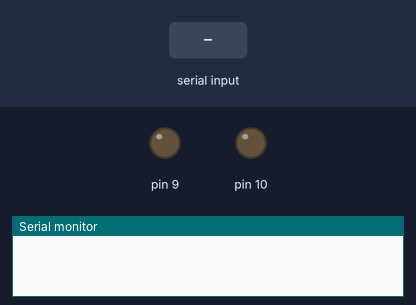
This sketch was run on a simulated Arduino Uno, built with avr-gcc and run on an emulated ATmega328P. Parts: output pins drawn as LEDs (lit = HIGH), the last lines printed to the serial monitor. Inputs (shaded band) come from the test bench.

Above: at 1.2 s.
1.3 s: "90,45\n" received over Serial
At 2.3 s:
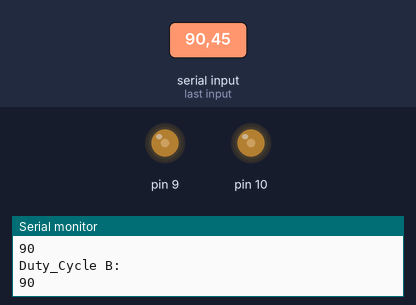
2.8 s: "30,150\n" received over Serial
At 3.5 s:
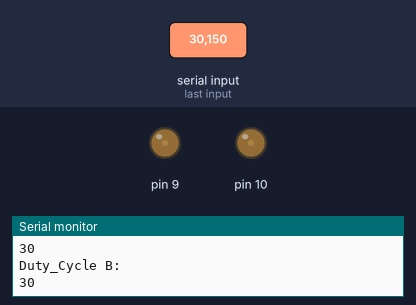
4.3 s: "200\n" received over Serial
At 5.5 s:
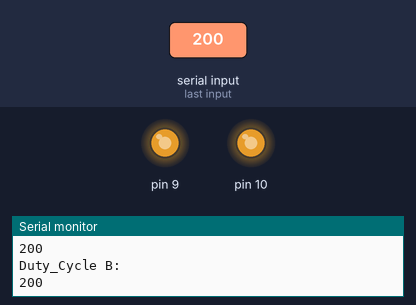
5.8 s: "90\n" received over Serial
At 6.7 s:
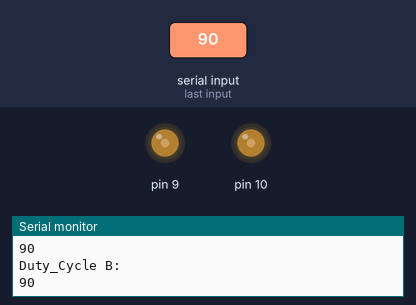
Timing chart, 0 to 8.3 s (numbered marks = the images above; inputs shaded):
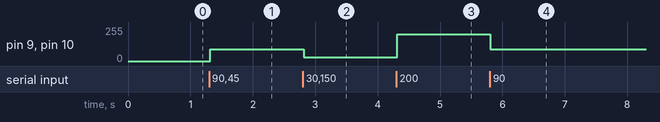

Measured:
- after the input at 1.3 s, pin 9, pin 10: 0/255 → 90/255 at once
- after the input at 2.8 s, pin 9, pin 10: 90/255 → 30/255 at once
- after the input at 4.3 s, pin 9, pin 10: 30/255 → 200/255 at once
- after the input at 5.8 s, pin 9, pin 10: 200/255 → 90/255 at once

The sketch:

GenerateOutOfPhaseTest.ino
```cpp
byte duty_cycle = 0;

String readString;

void setup(){
  pinMode(10, OUTPUT);
  pinMode(9, OUTPUT);
  Serial.begin(9600);

  /* Phase Correct PWM */
  TCCR2A = _BV(COM2A1) | _BV(COM2B1) | _BV(WGM20);
  TCCR2B = _BV(CS22);

  //TCCR1A = _BV(COM2A1) | _BV(COM2B1) | _BV(WGM20);
  //TCCR1B = _BV(CS22);

  /*
  TCCR3A = _BV(COM2A0) | _BV(COM2B1) | _BV(WGM20);
  TCCR1B = _BV(WGM22) | _BV(CS22);
  */

  /*
  TCCR3A = (0<<COM2A1)|(1<<COM2A0)|(0<<COM2B1)|(1<<COM2B0)| 0        | 0        |(1<<WGM21)|(0<<WGM20);
  TCCR1B = (0<<FOC2A )|(1<<FOC2B )| 0         | 0         |(0<<WGM22)|(0<<CS22 )|(1<<CS21 )|(0<<CS20 );
  */
}

void loop(){
  while (Serial.available()) {
    char c = Serial.read();  //gets one byte from serial buffer
    readString += c; //makes the string readString
    delay(2);  //slow looping to allow buffer to fill with next character
  }

  if (readString.length() >0) {
    duty_cycle = readString.toInt();

    Serial.println("Duty_Cycle A:");
    Serial.println(duty_cycle);
    Serial.println("Duty_Cycle B:");
    Serial.println(duty_cycle);

    OCR2A = duty_cycle;
    OCR2B = duty_cycle;
    readString=""; //empty for next input
  }
  analogWrite(10, OCR2A);
  analogWrite(9, OCR2B);
  delay(2);
}
```
